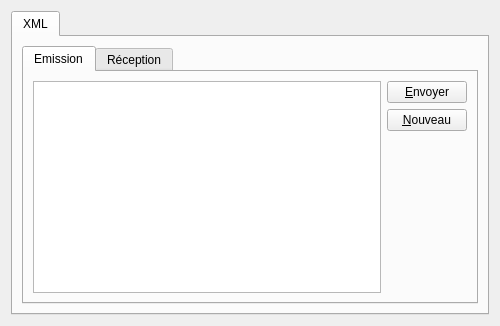
<?xml version="1.0" encoding="UTF-8"?>
<ui version="4.0">
 <class>GQueryUi</class>
 <widget class="QFrame" name="GQueryUi">
  <property name="geometry">
   <rect>
    <x>0</x>
    <y>0</y>
    <width>500</width>
    <height>326</height>
   </rect>
  </property>
  <property name="minimumSize">
   <size>
    <width>500</width>
    <height>300</height>
   </size>
  </property>
  <property name="windowTitle">
   <string>Manager de requêtes</string>
  </property>
  <layout class="QGridLayout" name="gridLayout_2">
   <item row="0" column="0">
    <widget class="QTabWidget" name="tabWidget">
     <property name="currentIndex">
      <number>0</number>
     </property>
     <widget class="QWidget" name="tabXml">
      <attribute name="title">
       <string>XML</string>
      </attribute>
      <layout class="QGridLayout" name="gridLayout_3">
       <item row="0" column="0">
        <widget class="QTabWidget" name="tabWidget_2">
         <property name="currentIndex">
          <number>0</number>
         </property>
         <widget class="QWidget" name="tabEmission">
          <attribute name="title">
           <string>Emission</string>
          </attribute>
          <layout class="QGridLayout" name="gridLayout_4">
           <item row="0" column="0">
            <widget class="QTextEdit" name="txtEmissionXml"/>
           </item>
           <item row="0" column="1">
            <layout class="QVBoxLayout" name="verticalLayout_2">
             <item>
              <widget class="QPushButton" name="btnSendEmissionXml">
               <property name="text">
                <string>&amp;Envoyer</string>
               </property>
              </widget>
             </item>
             <item>
              <widget class="QPushButton" name="btnNewEmissionXml">
               <property name="text">
                <string>&amp;Nouveau</string>
               </property>
              </widget>
             </item>
             <item>
              <spacer name="verticalSpacer_2">
               <property name="orientation">
                <enum>Qt::Vertical</enum>
               </property>
               <property name="sizeHint" stdset="0">
                <size>
                 <width>20</width>
                 <height>0</height>
                </size>
               </property>
              </spacer>
             </item>
            </layout>
           </item>
          </layout>
         </widget>
         <widget class="QWidget" name="tabReception">
          <attribute name="title">
           <string>Réception</string>
          </attribute>
          <layout class="QGridLayout" name="gridLayout_5">
           <item row="0" column="0">
            <widget class="QTextEdit" name="txtReceptionXml"/>
           </item>
          </layout>
         </widget>
        </widget>
       </item>
      </layout>
     </widget>
    </widget>
   </item>
  </layout>
 </widget>
 <resources/>
 <connections/>
</ui>
